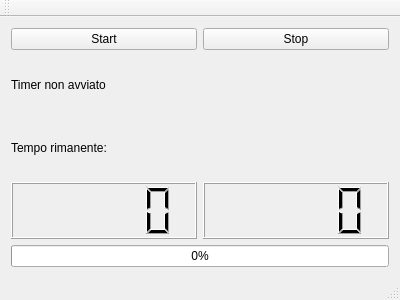
<?xml version="1.0" encoding="UTF-8"?>
<ui version="4.0">
 <class>MainWindow</class>
 <widget class="QMainWindow" name="MainWindow">
  <property name="geometry">
   <rect>
    <x>0</x>
    <y>0</y>
    <width>400</width>
    <height>300</height>
   </rect>
  </property>
  <property name="maximumSize">
   <size>
    <width>400</width>
    <height>300</height>
   </size>
  </property>
  <property name="windowTitle">
   <string>MainWindow</string>
  </property>
  <widget class="QWidget" name="centralWidget">
   <layout class="QVBoxLayout" name="verticalLayout_2">
    <item>
     <layout class="QHBoxLayout" name="horizontalLayout">
      <item>
       <widget class="QPushButton" name="pushButton">
        <property name="text">
         <string>Start</string>
        </property>
       </widget>
      </item>
      <item>
       <widget class="QPushButton" name="pushButton_2">
        <property name="text">
         <string>Stop</string>
        </property>
       </widget>
      </item>
     </layout>
    </item>
    <item>
     <widget class="QLabel" name="label">
      <property name="text">
       <string>Timer non avviato</string>
      </property>
     </widget>
    </item>
    <item>
     <widget class="QLabel" name="label_2">
      <property name="text">
       <string>Tempo rimanente:</string>
      </property>
     </widget>
    </item>
    <item>
     <layout class="QHBoxLayout" name="horizontalLayout_2">
      <item>
       <widget class="QLCDNumber" name="lcdNumber"/>
      </item>
      <item>
       <widget class="QLCDNumber" name="lcdNumber_2"/>
      </item>
     </layout>
    </item>
    <item>
     <layout class="QVBoxLayout" name="verticalLayout">
      <item>
       <widget class="QProgressBar" name="progressBar">
        <property name="value">
         <number>0</number>
        </property>
       </widget>
      </item>
     </layout>
    </item>
   </layout>
  </widget>
  <widget class="QMenuBar" name="menuBar">
   <property name="geometry">
    <rect>
     <x>0</x>
     <y>0</y>
     <width>400</width>
     <height>25</height>
    </rect>
   </property>
  </widget>
  <widget class="QToolBar" name="mainToolBar">
   <attribute name="toolBarArea">
    <enum>TopToolBarArea</enum>
   </attribute>
   <attribute name="toolBarBreak">
    <bool>false</bool>
   </attribute>
  </widget>
  <widget class="QStatusBar" name="statusBar"/>
 </widget>
 <layoutdefault spacing="6" margin="11"/>
 <resources/>
 <connections/>
</ui>
